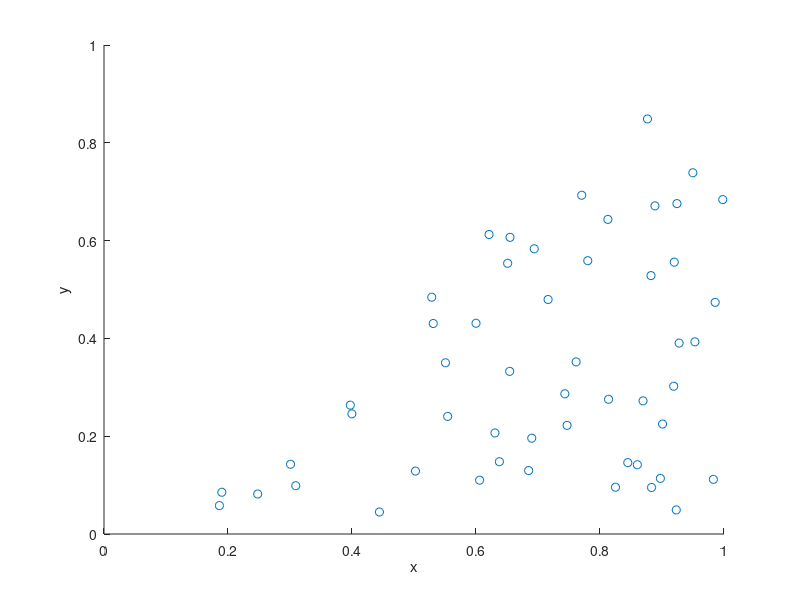

Source code (MATLAB):
%Simulate a Poisson point process on a triangle.
%Author: H. Paul Keeler, 2018.

%Simulation window parameters -- points A,B,C of a triangle
xA=0;xB=1;xC=1; %x values of three points
yA=0;yB=0;yC=1; %y values of three points

%Point process parameters
lambda=100; %intensity (ie mean density) of the Poisson process

%calculate sides of triangle
a=sqrt((xA-xB)^2+(yA-yB)^2);
b=sqrt((xB-xC)^2+(yB-yC)^2);
c=sqrt((xC-xA)^2+(yC-yA)^2);
s=(a+b+c)/2; %calculate semi-perimeter

%Use Herron's formula - or use polyarea - to calculate the area of triangle
areaTotal=(1/4)*sqrt( (a+(b+c))*(c-(a-b))*(c+(a-b))*(a+(b-c))); 

%Simulate Poisson point process
numbPoints=poissrnd(areaTotal*lambda);%Poisson number of points
U=(rand(numbPoints,1));%uniform random variables
V=(rand(numbPoints,1));%uniform random variables

%places points uniformly on triangle
xx=sqrt(U)*xA+sqrt(U).*(1-V)*xB+sqrt(U).*V*xC;%x coordinates of points
yy=sqrt(U)*yA+sqrt(U).*(1-V)*yB+sqrt(U).*V*yC;%y coordinates of points

%Plotting
scatter(xx,yy);
xlabel('x');ylabel('y');